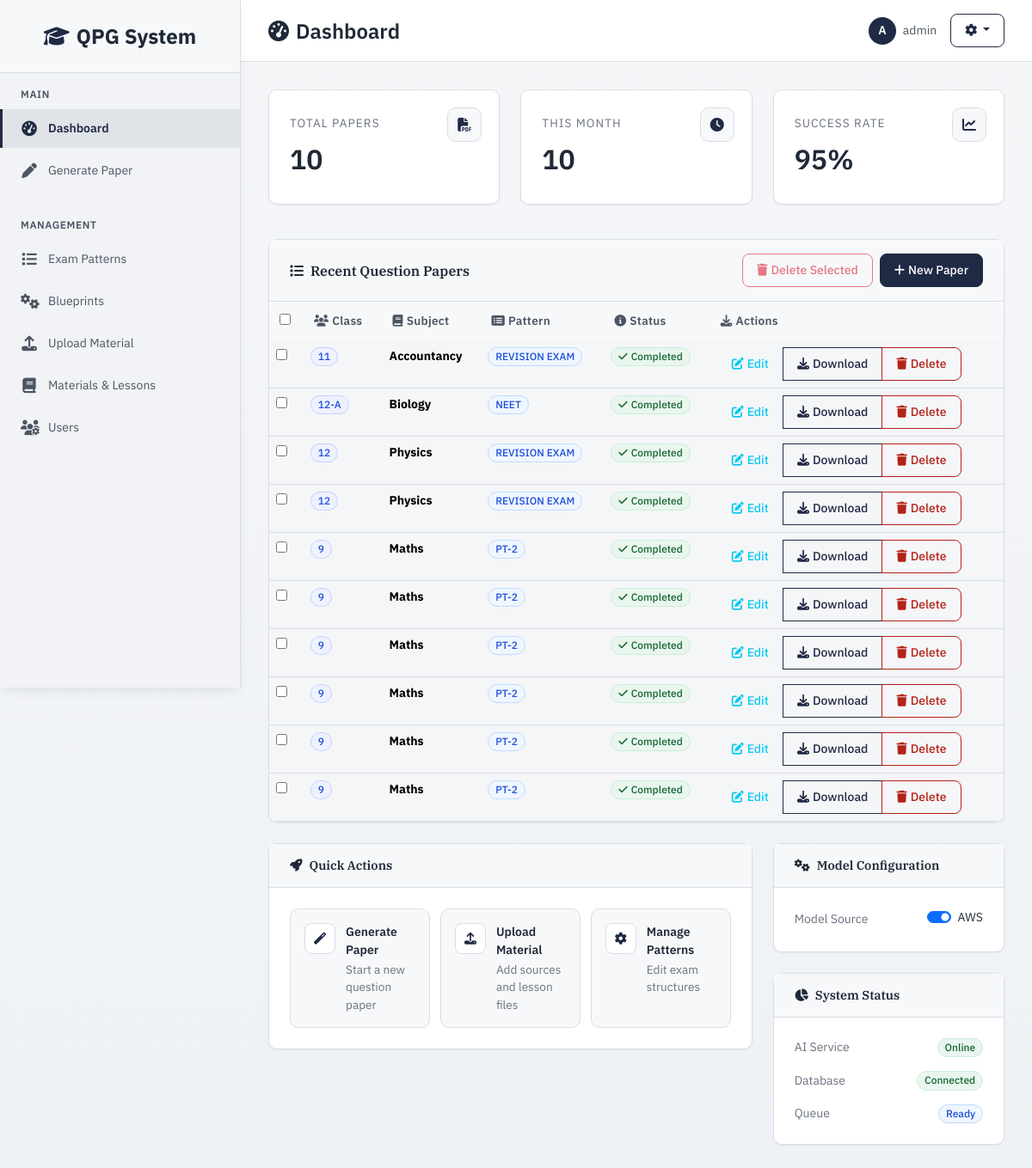
The page /dashboard/ (signed in) on the database its author committed.
### core/models.py (models this page shows, shortened)
class QuestionPaper(models.Model):
    class_name = models.CharField(max_length=10)   # "11-A"
    subject = models.CharField(max_length=50)      # "Biology"
    pattern = models.ForeignKey(ExamPattern, on_delete=models.CASCADE)
    chapters = models.JSONField()                  # ["4","5","6"]
    difficulty = models.CharField(max_length=20, default="Medium")
    file = models.FileField(upload_to="question_papers/", blank=True, null=True)
    status = models.CharField(max_length=20, default="queued")  # queued/generating/done/cancelled
    task_id = models.CharField(max_length=255, blank=True, null=True)  # Celery task ID
    edited_content = models.TextField(blank=True, null=True)  # Store edited content from the editor
    cost = models.DecimalField(max_digits=10, decimal_places=4, null=True, blank=True) # Cost of generation
    created_by = models.ForeignKey(User, on_delete=models.SET_NULL, null=True)
    created_at = models.DateTimeField(auto_now_add=True)
    updated_at = models.DateTimeField(auto_now=True)  # Track when the paper was last edited

class ExamPattern(models.Model):
    name = models.CharField(max_length=100)   # e.g. "PT-2", "Half-Yearly"
    description = models.TextField(blank=True)
    subject = models.CharField(max_length=100, default="")
    class_name = models.CharField(max_length=10, default="")
    sections = models.JSONField()  # Enhanced structure with instructions and constraints
    total_marks = models.IntegerField(default=0)
    total_questions = models.IntegerField(default=0)
    PATTERN_SOURCE_CHOICES = [
        ('manual', 'Manual Creation'),
        ('ai_generated', 'AI Generated'),
        ('imported', 'Imported'),
    ]
    pattern_source = models.CharField(max_length=20, choices=PATTERN_SOURCE_CHOICES, default='manual')
    ai_prompt = models.TextField(blank=True)  # Store original teacher input for reference
    created_by = models.ForeignKey(User, on_delete=models.SET_NULL, null=True)
    created_at = models.DateTimeField(auto_now_add=True)
    updated_at = models.DateTimeField(auto_now=True)
    class Meta:
        ordering = ['-created_at']
        verbose_name = "Exam Pattern"
        verbose_name_plural = "Exam Patterns"

### core/views.py (the view)
# urls.py: path("dashboard/", views.dashboard_view, name="dashboard"),
@login_required(login_url='login')
def dashboard_view(request):
    if 'model_choice' not in request.session:
        request.session['model_choice'] = 'aws'
    if request.user.is_superuser or request.user.is_staff:
        papers = QuestionPaper.objects.all().order_by("-created_at")[:10]
    else:
        papers = QuestionPaper.objects.filter(created_by=request.user).order_by("-created_at")[:10]
    return render(request, "dashboard.html", {"papers": papers})

### core/templates/dashboard.html (shortened to what this page needs)
{% extends "base.html" %}
{% block page_icon %}tachometer-alt{% endblock %}
{% block page_title %}Dashboard{% endblock %}
{% block content %}
<div class="row mb-4">
  <div class="col-md-4 mb-3">
    <div class="card metric-card h-100">
      <div class="card-body">
        <div class="metric-label">Total Papers</div>
        <div class="metric-value">{{ papers|length }}</div>
        <div class="metric-icon"><i class="fas fa-file-pdf"></i></div>
      </div>
    </div>
  </div>
  <div class="col-md-4 mb-3">
    <div class="card metric-card h-100">
      <div class="card-body">
        <div class="metric-label">This Month</div>
        <div class="metric-value">{{ papers|length }}</div>
        <div class="metric-icon"><i class="fas fa-clock"></i></div>
      </div>
    </div>
  </div>
  <div class="col-md-4 mb-3">
    <div class="card metric-card h-100">
      <div class="card-body">
        <div class="metric-label">Success Rate</div>
        <div class="metric-value">95%</div>
        <div class="metric-icon"><i class="fas fa-chart-line"></i></div>
      </div>
    </div>
  </div>
</div>
<div class="card">
  <div class="card-header border-bottom">
    <div class="d-flex justify-content-between align-items-center">
      <h5 class="mb-0"><i class="fas fa-list me-2"></i>Recent Question Papers</h5>
      <div class="d-flex gap-2">
        <button type="button" class="btn btn-sm btn-outline-danger" id="bulkDeleteBtn" disabled onclick="bulkDeletePapers()">
          <i class="fas fa-trash me-1"></i>Delete Selected
        </button>
        <a href="/generate/" class="btn btn-sm btn-primary">
          <i class="fas fa-plus me-1"></i>New Paper
        </a>
      </div>
    </div>
  </div>
  <div class="card-body p-0">
    {% if papers %}
      <form id="bulkDeleteForm" method="post" action="{% url 'bulk_delete_papers' %}">
        <div class="table-responsive">
          <table class="table table-hover mb-0">
            <thead class="table-light">
              <tr>
                <th class="border-0" style="width: 40px;">
                  <input type="checkbox" id="selectAll" onchange="toggleSelectAll()">
                </th>
                <th class="border-0"><i class="fas fa-users me-1"></i>Class</th>
                <th class="border-0"><i class="fas fa-book me-1"></i>Subject</th>
                <th class="border-0"><i class="fas fa-list-alt me-1"></i>Pattern</th>
                <th class="border-0"><i class="fas fa-info-circle me-1"></i>Status</th>
                <th class="border-0"><i class="fas fa-download me-1"></i>Actions</th>
              </tr>
            </thead>
            <tbody>
              {% for paper in papers %}
              <tr>
                <td>
                  <input type="checkbox" name="paper_ids" value="{{ paper.id }}" class="paper-checkbox" onchange="updateBulkDeleteButton()">
                </td>
                <td>
                  <span class="badge bg-primary">{{ paper.class_name }}</span>
                </td>
                <td>
                  <strong>{{ paper.subject }}</strong>
                </td>
                <td>
                  <span class="badge bg-info">{{ paper.pattern.name }}</span>
                </td>
                <td>
                  {% if paper.status == 'done' %}
                    <span class="badge bg-success">
                      <i class="fas fa-check me-1"></i>Completed
                    </span>
                  {% elif paper.status == 'generating' %}
                    <span class="badge bg-warning">
                      <i class="fas fa-spinner fa-spin me-1"></i>Generating
                    </span>
                  {% elif paper.status == 'failed' %}
                    <span class="badge bg-danger">
                      <i class="fas fa-exclamation-triangle me-1"></i>Failed
                    </span>
                  {% elif paper.status == 'cancelled' %}
                    <span class="badge bg-secondary">
                      <i class="fas fa-ban me-1"></i>Cancelled
                    </span>
                  {% else %}
                    <span class="badge bg-secondary">{{ paper.status }}</span>
                  {% endif %}
                </td>
                <td>
                  <div class="btn-group" role="group">
                    {% if paper.file %}
                      <a href="{% url 'edit_paper' paper.id %}" class="btn btn-sm btn-outline-info">
                        <i class="fas fa-edit me-1"></i>Edit
                      </a>
                      <a href="{{ paper.file.url }}" class="btn btn-sm btn-outline-primary">
                        <i class="fas fa-download me-1"></i>Download
                      </a>
                    {% elif paper.status == 'failed' %}
                      <a href="{% url 'retry_paper' paper.id %}" class="btn btn-sm btn-outline-warning"
                         onclick="return confirm('Are you sure you want to retry this question paper generation?')">
                        <i class="fas fa-redo me-1"></i>Retry
                      </a>
                    {% else %}
                      <span class="text-muted me-2">—</span>
                    {% endif %}
                    <a href="{% url 'delete_paper' paper.id %}" class="btn btn-sm btn-outline-danger"
                       onclick="return confirmDelete('{{ paper.status }}')">
                      <i class="fas fa-trash me-1"></i>Delete
                    </a>
                  </div>
                </td>
              </tr>
              {% endfor %}
            </tbody>
          </table>
        </div>
      </form>
    {% endif %}
  </div>
</div>
<div class="row mt-4">
  <div class="col-md-8">
    <div class="card">
      <div class="card-header border-bottom">
        <h6 class="mb-0"><i class="fas fa-rocket me-2"></i>Quick Actions</h6>
      </div>
      <div class="card-body">
        <div class="action-grid">
          <a href="/generate/" class="action-tile">
            <div class="action-icon"><i class="fas fa-magic"></i></div>
            <div>
              <div class="action-title">Generate Paper</div>
              <div class="action-subtitle">Start a new question paper</div>
            </div>
          </a>
          <a href="/upload/" class="action-tile">
            <div class="action-icon"><i class="fas fa-upload"></i></div>
            <div>
              <div class="action-title">Upload Material</div>
              <div class="action-subtitle">Add sources and lesson files</div>
            </div>
          </a>
          <a href="/patterns/" class="action-tile">
            <div class="action-icon"><i class="fas fa-cog"></i></div>
            <div>
              <div class="action-title">Manage Patterns</div>
              <div class="action-subtitle">Edit exam structures</div>
            </div>
          </a>
        </div>
      </div>
    </div>
  </div>
  <div class="col-md-4">
    <div class="row">
      <div class="col-12 mb-4">
        <div class="card">
          <div class="card-header border-bottom">
            <h6 class="mb-0"><i class="fas fa-cogs me-2"></i>Model Configuration</h6>
          </div>
          <div class="card-body">
            <form action="/update_model_choice/" method="post" id="modelChoiceForm">
              <div class="d-flex justify-content-between align-items-center">
                <span class="text-muted">Model Source</span>
                <div class="form-check form-switch">
                  <input class="form-check-input" type="checkbox" name="model_choice" value="aws" id="modelSwitch" {% if request.session.model_choice == 'aws' %}checked{% endif %} onchange="document.getElementById('modelChoiceForm').submit()">
                  <label class="form-check-label" for="modelSwitch">{% if request.session.model_choice == 'aws' %}AWS{% else %}Local{% endif %}</label>
                </div>
              </div>
            </form>
          </div>
        </div>
      </div>
      <div class="col-12">
        <div class="card">
          <div class="card-header border-bottom">
            <h6 class="mb-0"><i class="fas fa-chart-pie me-2"></i>System Status</h6>
          </div>
          <div class="card-body">
            <div class="d-flex justify-content-between align-items-center mb-3">
              <span class="text-muted">AI Service</span>
              <span class="badge bg-success">Online</span>
            </div>
            <div class="d-flex justify-content-between align-items-center mb-3">
              <span class="text-muted">Database</span>
              <span class="badge bg-success">Connected</span>
            </div>
            <div class="d-flex justify-content-between align-items-center">
              <span class="text-muted">Queue</span>
              <span class="badge bg-info">Ready</span>
            </div>
          </div>
        </div>
      </div>
    </div>
  </div>
</div>
{% endblock %}

### core/templates/base.html (shortened to what this page needs)
<!DOCTYPE html>
<html lang="en">
<head>
    <link href="https://cdn.jsdelivr.net/npm/bootstrap@5.3.2/dist/css/bootstrap.min.css" rel="stylesheet">
    <link href="https://cdnjs.cloudflare.com/ajax/libs/font-awesome/6.4.0/css/all.min.css" rel="stylesheet">
</head>
<body>
    {% if user.is_authenticated %}
        <div class="sidebar" id="sidebar">
            <div class="sidebar-header">
                <a href="{% url 'dashboard' %}" class="sidebar-brand">
                    <i class="fas fa-graduation-cap"></i>
                    <span>QPG System</span>
                </a>
            </div>
            <nav class="sidebar-nav">
                <div class="nav-section">
                    <div class="nav-section-title">Main</div>
                    <div class="nav-item">
                        <a href="{% url 'dashboard' %}" class="nav-link {% if request.resolver_match.url_name == 'dashboard' %}active{% endif %}">
                            <i class="fas fa-tachometer-alt"></i>
                            <span>Dashboard</span>
                        </a>
                    </div>
                    <div class="nav-item">
                        <a href="{% url 'generate' %}" class="nav-link {% if request.resolver_match.url_name == 'generate' %}active{% endif %}">
                            <i class="fas fa-pen"></i>
                            <span>Generate Paper</span>
                        </a>
                    </div>
                </div>
                <div class="nav-section">
                    <div class="nav-section-title">Management</div>
                    <div class="nav-item">
                        <a href="{% url 'patterns' %}" class="nav-link {% if request.resolver_match.url_name == 'patterns' %}active{% endif %}">
                            <i class="fas fa-list"></i>
                            <span>Exam Patterns</span>
                        </a>
                    </div>
                    <div class="nav-item">
                        <a href="{% url 'blueprint_list' %}" class="nav-link {% if 'blueprint' in request.resolver_match.url_name %}active{% endif %}">
                            <i class="fas fa-cogs"></i>
                            <span>Blueprints</span>
                        </a>
                    </div>
                    <div class="nav-item">
                        <a href="{% url 'upload' %}" class="nav-link {% if request.resolver_match.url_name == 'upload' %}active{% endif %}">
                            <i class="fas fa-upload"></i>
                            <span>Upload Material</span>
                        </a>
                    </div>
                    <div class="nav-item">
                        <a href="{% url 'materials_list' %}" class="nav-link {% if 'materials' in request.resolver_match.url_name %}active{% endif %}">
                            <i class="fas fa-book"></i>
                            <span>Materials & Lessons</span>
                        </a>
                    </div>
                    {% if user.is_superuser or user.is_staff %}
                    <div class="nav-item">
                        <a href="{% url 'admin_create_user' %}" class="nav-link {% if request.resolver_match.url_name == 'admin_create_user' %}active{% endif %}">
                            <i class="fas fa-users-cog"></i>
                            <span>Users</span>
                        </a>
                    </div>
                    {% endif %}
                </div>
            </nav>
        </div>
        <div class="main-content" id="mainContent">
            <div class="top-bar">
                <div class="page-title">
                    <i class="fas fa-{% block page_icon %}tachometer-alt{% endblock %}"></i>
                    <span>{% block page_title %}Dashboard{% endblock %}</span>
                </div>
                <div class="user-menu">
                    <div class="user-info">
                        <div class="user-avatar">
                            {{ user.username|first|upper }}
                        </div>
                        <span>{{ user.username }}</span>
                    </div>
                    <div class="dropdown">
                        <button class="btn btn-outline-primary btn-sm dropdown-toggle" type="button" data-bs-toggle="dropdown">
                            <i class="fas fa-cog"></i>
                        </button>
                    </div>
                </div>
            </div>
            <div class="content-area">
                {% block content %}
                {% endblock %}
            </div>
        </div>
    {% endif %}
</body>
</html>

### rows shown on the page
QuestionPaper: class_name "11", subject "Accountancy", pattern.name "REVISION EXAM", status "done" (drawn)
QuestionPaper: class_name "12-A", subject "Biology", pattern.name "NEET", status "done" (drawn)
QuestionPaper: class_name "12", subject "Physics", pattern.name "REVISION EXAM", status "done" (drawn)
QuestionPaper: class_name "12", subject "Physics", pattern.name "REVISION EXAM", status "done" (drawn)
QuestionPaper: class_name "9", subject "Maths", pattern.name "PT-2", status "done" (drawn)
QuestionPaper: class_name "9", subject "Maths", pattern.name "PT-2", status "done" (drawn)
QuestionPaper: class_name "9", subject "Maths", pattern.name "PT-2", status "done" (drawn)
QuestionPaper: class_name "9", subject "Maths", pattern.name "PT-2", status "done" (drawn)
QuestionPaper: class_name "9", subject "Maths", pattern.name "PT-2", status "done" (drawn)
QuestionPaper: class_name "9", subject "Maths", pattern.name "PT-2", status "done" (drawn)

### other values the page prints
{{ user.username|first|upper }} "A"
{{ user.username }} "admin"
{{ papers|length }} "10"
